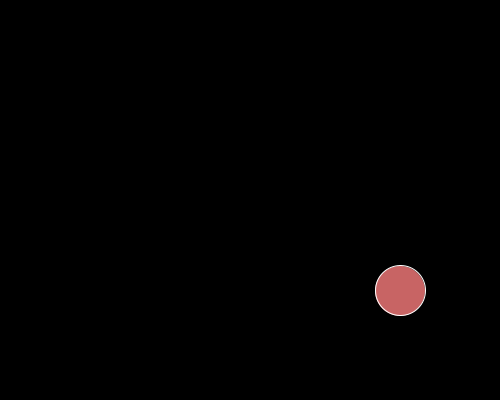
Frame 1 (no input)
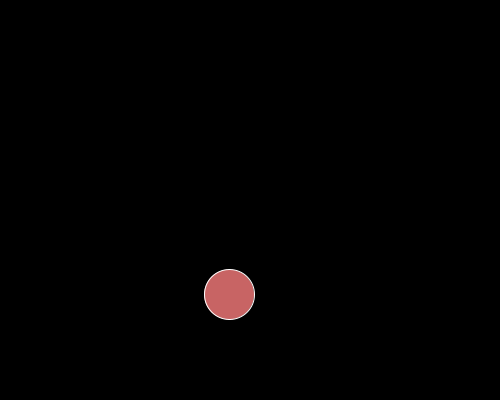
Frame 60 (the mouse pressed at the canvas centre just before this capture)
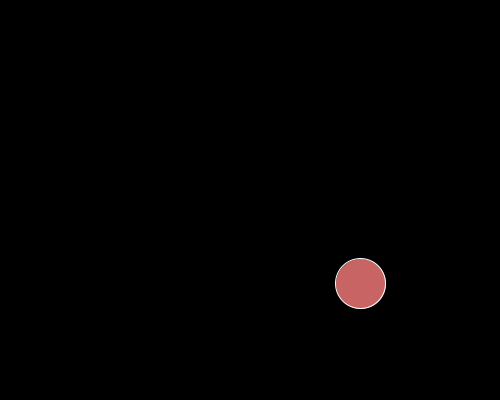
Frame 120 (the mouse held since frame 60 and released just before this capture)

The Processing sketch that drew these frames (run headless with seeded random() and noise(); from frame 60 on, the mouse is pressed at the canvas centre):

// Processing sketch: perlin_illusion
// ── perlin_illusion.pde
float r = 150;
float a = 0;
float aVel = 0.0;
float aAcc = 0.001;
void setup() {
 size(500,400); 
}
void draw() {
 background(0);
 translate(width/2,height/2);
 float x = r * cos(a);
 float y = r * noise(a);
 fill(200,100,100);
 stroke(255);
// line(0,0,x,y);
 ellipse(x,y,50,50);
 a += aVel;
 aVel +=aAcc;
// aVel = constrain(aVel,0,0.09);
 
}
